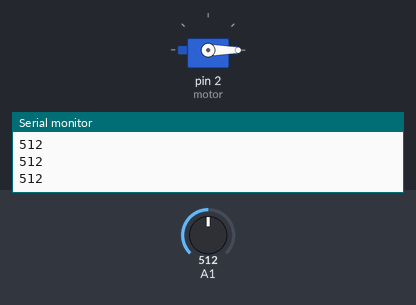
Simulated run of this sketch. Board: Arduino Uno, built with avr-gcc and run on an emulated ATmega328P. On the bench: servo, the last lines printed to the serial monitor. The inputs (shaded band) are chosen by the test bench; at power-on: A1 = 512.

Above: at 1.2 s.
1.3 s: A1 set to 413
2.8 s: A1 set to 393
At 3.3 s:
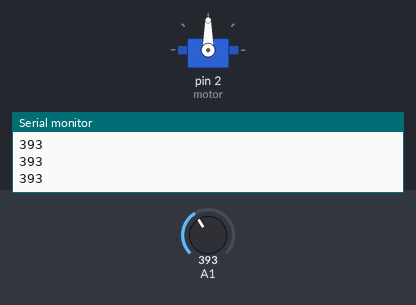
4.3 s: A1 set to 410
At 5.5 s:
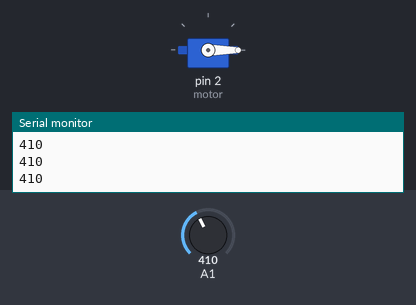
5.8 s: A1 set to 390
At 6.8 s:
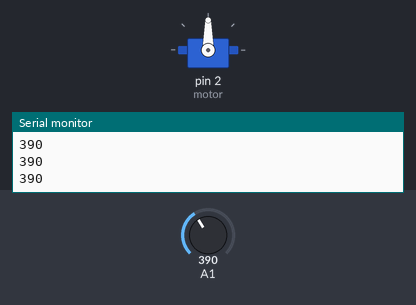
Timing chart, 0 to 8.3 s (numbered marks = the images above; inputs shaded):
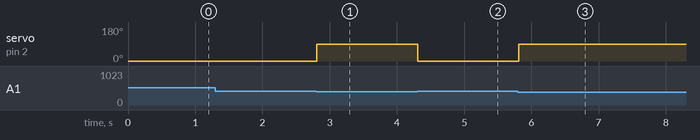

Measured:
- the behaviour switches between 401 and 400 on A1 (found by bisection; images 0 and 1)
- after the input at 2.8 s, servo on pin 2 (motor): 0° → 90° at once
- after the input at 4.3 s, servo on pin 2 (motor): 90° → 0° at once
- after the input at 5.8 s, servo on pin 2 (motor): 0° → 90° at once

The sketch:

gaz.ino
```cpp
#include<Servo.h>
int esik_deger=400;
int deger;
int aci=0;
Servo motor;
void setup() {
  // put your setup code here, to run once:
   motor.attach(2);
   Serial.begin(9600);
   motor.write(90);

}

void loop() {
  deger=analogRead(A1);
  Serial.println(deger);
  if(deger>esik_deger){
   motor.write(0);
    }

    else{motor.write(90);}

}
```
